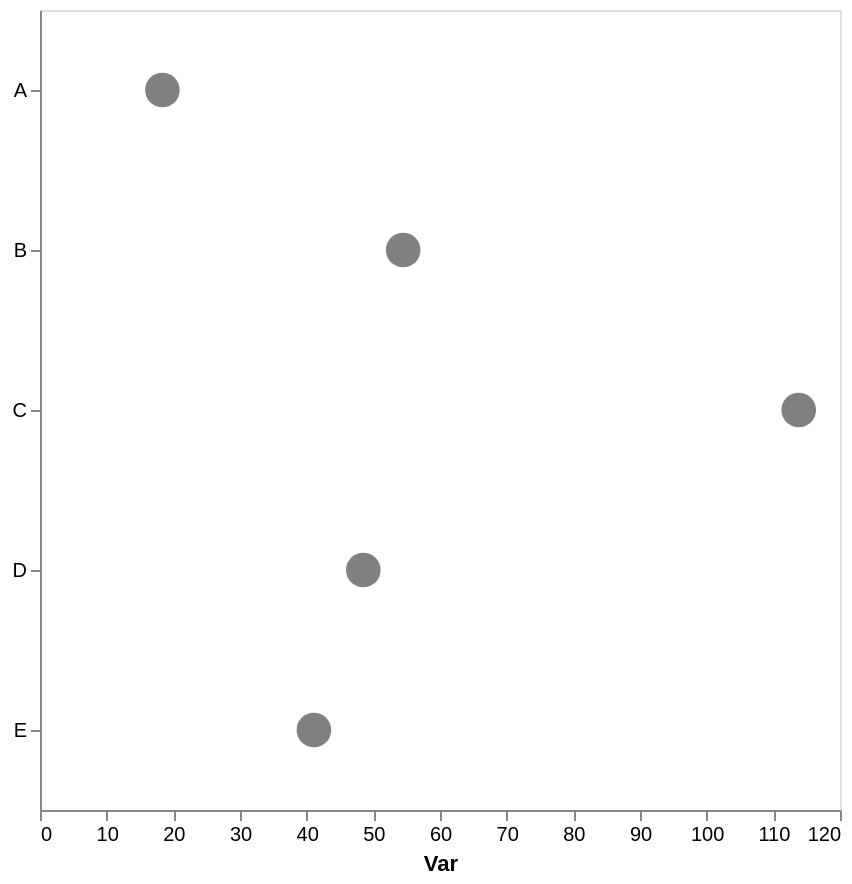

Vega-Lite specification for this chart:
### Vega-Lite specification from a JSON file in a GitHub repository (floating-point values rounded to 4 significant figures)
{"config": {"view": {"continuousWidth": 300, "continuousHeight": 300}, "axis": {"grid": false}, "bar": {"color": "gray"}}, "data": {"name": "data-9ac7eefd8fcf86c83417b629df784703"}, "mark": {"type": "point", "color": "gray", "filled": true, "size": 300}, "encoding": {"x": {"aggregate": "mean", "axis": {"title": "Var"}, "field": "var1", "type": "quantitative"}, "y": {"axis": {"title": null}, "field": "cat", "type": "nominal"}}, "height": 400, "width": 400, "$schema": "https://vega.github.io/schema/vega-lite/v5.17.0.json", "datasets": {"data-9ac7eefd8fcf86c83417b629df784703": [{"cat": "C", "var1": 111.1, "var2": 46.76}, {"cat": "D", "var1": 48.38, "var2": 57.33}, {"cat": "C", "var1": 90.57, "var2": 43.48}, {"cat": "B", "var1": 58.46, "var2": 55.91}, {"cat": "B", "var1": 41.63, "var2": 52.6}, {"cat": "E", "var1": 47.29, "var2": 34.95}, {"cat": "D", "var1": 48.62, "var2": 65.74}, {"cat": "B", "var1": 63.33, "var2": 44.56}, {"cat": "A", "var1": 18.36, "var2": 42.81}, {"cat": "C", "var1": 111.3, "var2": 36.98}, {"cat": "E", "var1": 34.89, "var2": 59.15}, {"cat": "C", "var1": 142.2, "var2": 48.32}]}}
